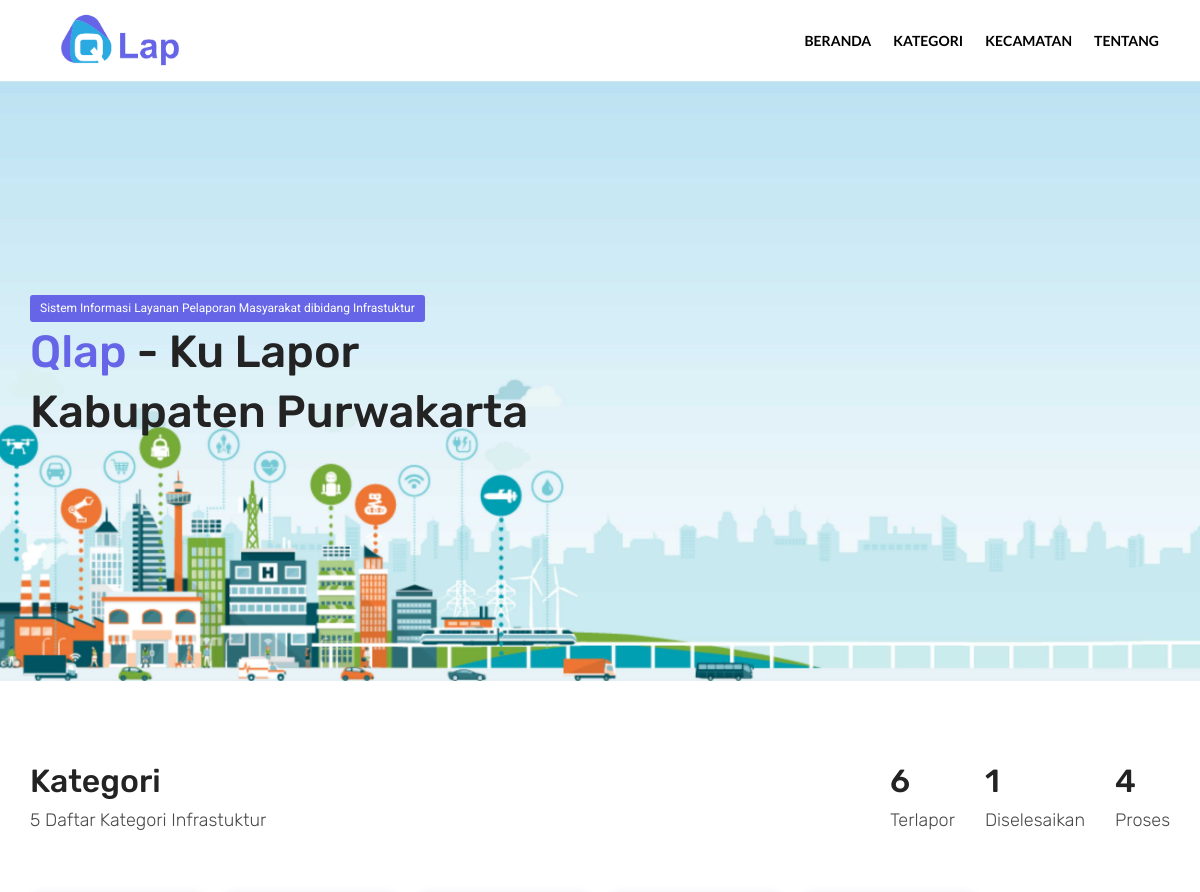
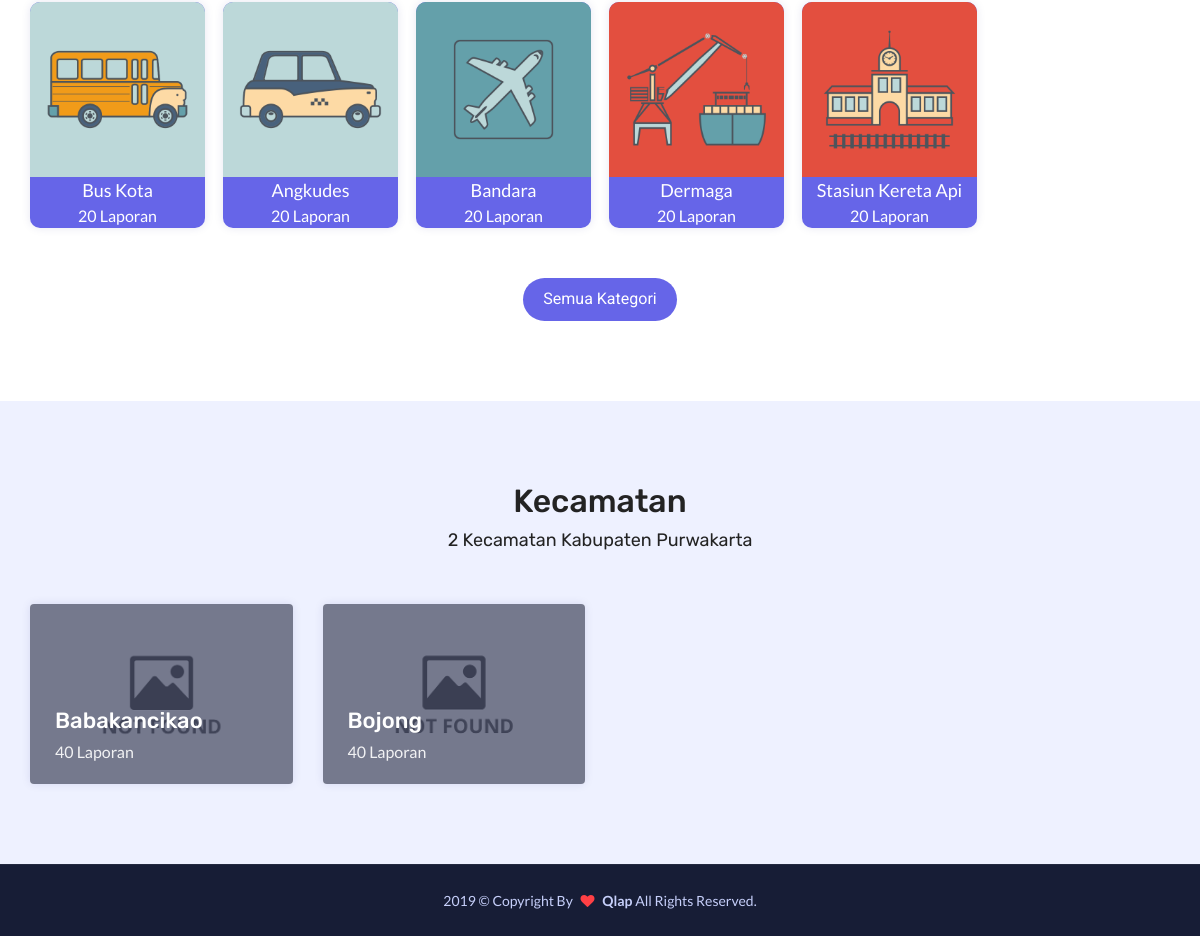
The page / on the database its author committed (2 pictures, top to bottom).
### tables this page shows
CREATE TABLE `cyi_kategori` (
  `id` int(11) NOT NULL,
  `slug` varchar(225) NOT NULL,
  `nama` varchar(225) NOT NULL,
  `keterangan` text NOT NULL,
  `logo` varchar(50) NOT NULL
);

CREATE TABLE `cyi_kecamatan` (
  `id` int(11) NOT NULL,
  `nama` varchar(100) NOT NULL,
  `informasi` text NOT NULL,
  `baner` varchar(200) DEFAULT NULL,
  `wilayah` text
);

### index.php (called while the page is built)
<?php
require_once("config.php");
include("view/homepage.php");
?>

### config.php (called while the page is built, shortened)
<?php
include("function.php");
$domain="http://localhost/qlap/";
?>

### function.php (called while the page is built, shortened)
<?php
function Total($table_name, $where_clause=''){
    global $connect;
    $whereSQL = '';
    if(!empty($where_clause)){
        if(substr(strtoupper(trim($where_clause)), 0, 5) != 'WHERE')
        {
            $whereSQL = " WHERE ".$where_clause;
        } else
        {
            $whereSQL = " ".trim($where_clause);
        }
    }
    $sql = "SELECT COUNT(id) as total FROM ".$table_name."";
    $sql .= $whereSQL;
    $total=mysqli_query($connect,$sql);
    $total=mysqli_fetch_assoc($total);
    return $total["total"];
}
?>

### view/homepage.php (the view, shortened to what this page needs)
<!DOCTYPE html>
<html lang="en">
<?php include("include/head.php");?>
<body id="bg">
<div class="page-wraper">
	<?php include('include/header.php');?>
    <div class="page-content">
		<div class="dez-bnr-inr dez-bnr-inr-md" style="background-image:url(<?php echo $domain;?>assets/images/slider.jpg);">
            <div class="container">
                <div class="dez-bnr-inr-entry align-m">
					<div class="find-job-bx">
						<a href="<?php echo $domain;?>" class="site-button button-sm" cyine-ajax>Sistem Informasi Layanan Pelaporan Masyarakat dibidang Infrastuktur</a>
						<h2><span class="text-primary">Qlap</span> - Ku Lapor <br>Kabupaten Purwakarta</h2>
					</div>
				</div>
            </div>
        </div>
		<div class="section-full job-categories content-inner-2 bg-white">
			<div class="container">
				<div class="section-head d-flex head-counter clearfix">
					<div class="mr-auto">
						<h2 class="m-b5">Kategori</h2>
						<h6 class="fw3"><?php echo Total("cyi_kategori");?> Daftar Kategori Infrastuktur</h6>
					</div>
					<div class="head-counter-bx">
						<h2 class="m-b5"><?php echo Total("cyi_pengaduan");?></h2>
						<h6 class="fw3">Terlapor</h6>
					</div>
					<div class="head-counter-bx">
						<h2 class="m-b5"><?php echo Total("cyi_pengaduan","WHERE status=1");?></h2>
						<h6 class="fw3">Diselesaikan</h6>
					</div>
					<div class="head-counter-bx">
						<h2 class="m-b5"><?php echo Total("cyi_pengaduan","WHERE status=4 OR status=3 OR status=2");?></h2>
						<h6 class="fw3">Proses</h6>
					</div>
				</div>
				<div class="row sp20">
					<?php
                          $quotes_qry="SELECT * FROM cyi_kategori";
                          $data=mysqli_query($connect,$quotes_qry);
                          while($row=mysqli_fetch_array($data)){
                    ?>
					<div class="col-lg-2 col-md-3 col-sm-6">
						<div class="icon-bx-wraper">
							<div class="icon-content">
							<img src="<?php echo $domain;?>upload/kategori/<?php echo $row["logo"];?>" alt="" srcset="">
								<a href="<?php echo $domain; ?>laporan?kategori=<?php echo $row["slug"];?>" class="dez-tilte" cyine-ajax><?php echo $row["nama"];?></a>
								<p class="m-a0">20 Laporan</p>
							</div>
						</div>
					</div>
					<?php } ?>
					<div class="col-lg-12 text-center m-t30">
						<a href="<?php echo $domain; ?>kategori" class="site-button radius-xl" cyine-ajax>Semua Kategori</a>
					</div>
				</div>
			</div>
		</div>
		<div class="section-full content-inner bg-gray">
			<div class="container">
				<div class="row">
					<div class="col-lg-12 section-head text-center">
						<h2 class="m-b5">Kecamatan</h2>
						<h6 class="fw4 m-b0"><?php echo Total("cyi_kecamatan");?> Kecamatan Kabupaten Purwakarta</h6>
					</div>
				</div>
				<div class="row">
				<?php
                          $quotes_qry="SELECT * FROM cyi_kecamatan";
                          $data=mysqli_query($connect,$quotes_qry);
                          while($row=mysqli_fetch_array($data)){
                    ?>
					<div class="col-lg-3 col-sm-6 col-md-6 m-b30">
						<a href="<?php echo $domain;?>" cyine-ajax>
							<?php if(isset($row["baner"])){?>
							<div class="city-bx align-items-end  d-flex" style="background-image:url(<?php echo $domain;?>upload/kecamatan/<?php echo $row["baner"];?>)">
							<?php }else{?>
							<div class="city-bx align-items-end  d-flex" style="background-image:url(<?php echo $domain;?>assets/images/not-found.png)">
							<?php } ?>
								<div class="city-info">
									<h5><?php echo $row["nama"];?></h5>
									<span>40 Laporan</span>
								</div>
							</div>
						</a>
					</div>
					<?php } ?>
				</div>
			</div>
		</div>
	</div>
    <?php include('include/footer.php');?>
</div>
</body>
</html>

### view/include/head.php (shortened to what this page needs)
<head>
	<link rel="stylesheet" type="text/css" href="<?php echo $domain; ?>assets/css/plugins.css">
	<link rel="stylesheet" type="text/css" href="<?php echo $domain; ?>assets/css/style.css">
	<link rel="stylesheet" type="text/css" href="<?php echo $domain; ?>assets/css/templete.css">
	<link class="skin" rel="stylesheet" type="text/css" href="<?php echo $domain; ?>assets/css/skin/skin-1.css">
	<link rel="stylesheet" type="text/css" href="<?php echo $domain; ?>assets/css/bjax.min.css">
</head>

### view/include/header.php (shortened to what this page needs)
<header class="site-header mo-left header fullwidth">
        <div class="sticky-header main-bar-wraper navbar-expand-lg">
            <div class="main-bar clearfix">
                <div class="container clearfix">
                    <div class="logo-header mostion">
						<a href="<?php echo $domain; ?>" cyine-ajax><img src="<?php echo $domain; ?>assets/images/Qlap.png" class="logo" alt=""></a>
					</div>
                    <div class="header-nav navbar-collapse collapse justify-content-start" id="navbarNavDropdown">
                        <ul class="nav navbar-nav">
							<li>
								<a href="<?php echo $domain; ?>" cyine-ajax>Beranda</a>
							</li>
							<li>
								<a href="<?php echo $domain; ?>kategori" cyine-ajax>Kategori</a>
							</li>
							<li>
								<a href="<?php echo $domain; ?>kecamatan" cyine-ajax>Kecamatan</a>
							</li>
							<li>
								<a href="<?php echo $domain; ?>" cyine-ajax>Tentang</a>
							</li>
						</ul>
                    </div>
                </div>
            </div>
        </div>
    </header>

### view/include/footer.php (shortened to what this page needs)
<footer class="site-footer">
    <div class="footer-bottom">
        <div class="container">
            <div class="row">
                <div class="col-lg-12 text-center">
                    <span> <?php echo date("Y");?> © Copyright by <i class="fa fa-heart m-lr5 text-red heart"></i>
                        <a href="<?php echo $domain;?>"><b>Qlap</b> </a> All rights reserved.</span>
                </div>
            </div>
        </div>
    </div>
</footer>

### assets/css/templete.css (style rules this page uses)
.fullwidth .logo-header { margin-right:30px; }
.fullwidth .header-nav .nav > li { padding:20px 0; margin: 0px 3px; }
.fullwidth .header-nav .nav > li > a { padding: 10px 15px; border-radius:4px; }
.job-categories .icon-bx-wraper { text-decoration: none; margin-bottom: 20px; background: #6665e8; border-radius: 10px; text-align:center; -moz-transition:all 0.5s; -webkit-transition:all 0.5s; -ms-transition:all 0.5s; -o-transition:all 0.5s; transition:all 0.5s; overflow: hidden; box-shadow: 0 0 10px 0 rgba(0,24,128,0.1); }
.job-categories .icon-bx-wraper .dez-tilte { display:block; width:100%; color:#000; font-size: 18px; }
.job-categories .icon-bx-wraper .icon-content { position: relative; z-index: 1; }
.job-categories .icon-bx-wraper:after { background-image: url(../images/categories-bg.png); background-size: cover; background-repeat: no-repeat; background-position: bottom; content: ""; width: 100%; height: 110px; display: block; position: absolute; top: 0; left: 0; -moz-transition:all 0.5s; -webkit-transition:all 0.5s; -ms-transition:all 0.5s; -o-transition:all 0.5s; transition:all 0.5s; }
.job-categories .icon-bx-wraper .rotate-icon, .job-categories .icon-bx-wraper .dez-tilte, .job-categories .icon-bx-wraper { color:#fff; }
.head-counter h6 { color:#494949; }
.head-counter-bx { margin-left:30px; }
.site-button-secondry:after, .site-button:after { background-color: #fff; content: ""; height: 100%; left: -110%; opacity: 0.3; position: absolute; top: 0; transform: skewX(25deg); -o-transform: skewX(25deg); -ms-transform: skewX(25deg); -webkit-transform: skewX(25deg); -ms-transform: skewX(25deg); transition: all 0.5s ease 0s; -moz-transition: all 0.5s ease 0s; -webkit-transition: all 0.5s ease 0s; -o-transition: all 0.5s ease 0s; -ms-transition: all 0.5s ease 0s; width: 25px; z-index: -1; -webkit-filter: blur(5px); -moz-filter: blur(5px); -o-filter: blur(5px); -ms-filter: blur(5px); filter: blur(5px); }
.site-button, .site-button-secondry { position: relative; z-index: 1; overflow:hidden; vertical-align: middle; font-family: roboto; }
.find-job-bx { text-align:left; }
.find-job-bx h2 { font-size: 45px; line-height: 60px; font-weight:500; }
.city-bx { height:180px; border-radius:4px; background-size:cover; z-index: 1; position:relative; box-shadow: 0 0 10px 0 rgba(0,24,128,0.1); transition:all 0.5s; -moz-transition:all 0.5s; -webkit-transition:all 0.5s; -ms-transition:all 0.5s; -o-transition:all 0.5s; }
.city-bx:after { content:""; width:100%; height:100%; background-color:#000930; opacity:0.5; position:absolute; top:0; left:0; z-index:-1; border-radius:4px; transition:all 0.5s; -moz-transition:all 0.5s; -webkit-transition:all 0.5s; -ms-transition:all 0.5s; -o-transition:all 0.5s; }
.city-info { position:relative; z-index:1; color:#fff; padding: 20px 25px; }
.city-info h5 { font-size:22px; color:#fff; margin-bottom:5px; }
.city-info span { color:#fff; opacity:0.9; }
@media only screen and (max-width: 1280px) { .fullwidth .header-nav .nav > li > a { padding: 10px 8px; } }
@media only screen and (max-width: 1200px) { .header-nav.justify-content-start { -ms-flex-pack: end !important; justify-content: flex-end !important; } }

### rows shown on the page
cyi_kategori: logo (picture), nama "Bus Kota"
cyi_kategori: logo (picture), nama "Angkudes"
cyi_kategori: logo (picture), nama "Bandara"
cyi_kategori: logo (picture), nama "Dermaga"
cyi_kategori: logo (picture), nama "Stasiun Kereta Api"
cyi_kecamatan: nama "Babakancikao"
cyi_kecamatan: nama "Bojong"

### other values the page prints
Total("cyi_kategori") "5"
Total("cyi_pengaduan") "6"
Total("cyi_pengaduan","WHERE status=1") "1"
Total("cyi_pengaduan","WHERE status=4 OR status=3 OR status=2") "4"
Total("cyi_kecamatan") "2"
